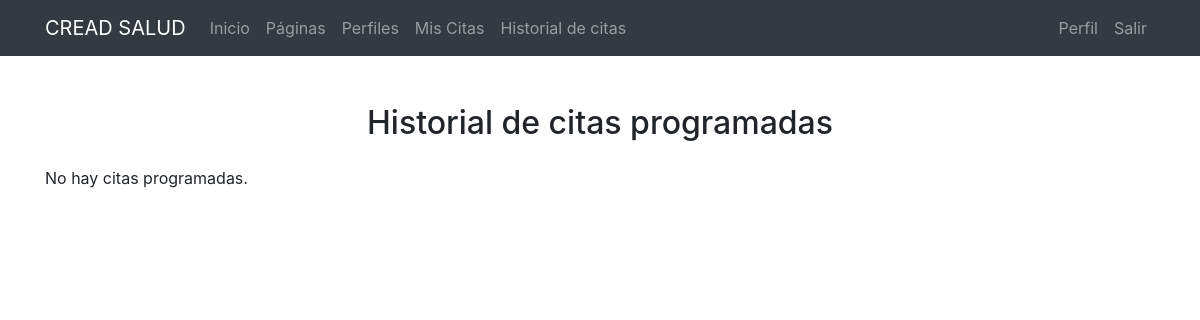
Before: /agendar/citas_admin/ (signed in) with the older database file.
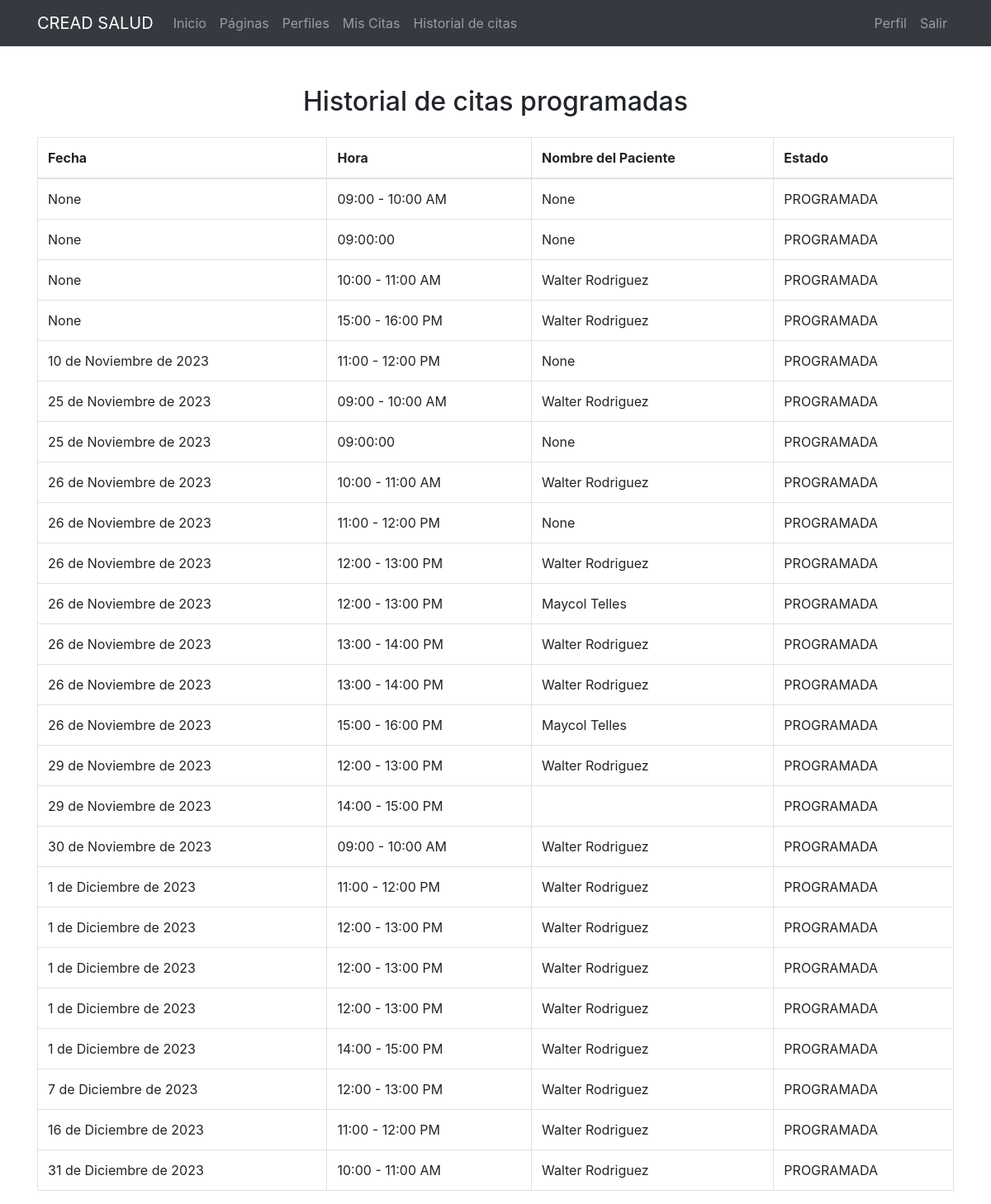
After: the same page with the newer database file.
### citas_medicas/models.py (models this page shows, shortened)
class CitaMedica(models.Model):
    ESTADO_CHOICES = [
        ('PROGRAMADA', 'Programada'),
        ('ATENDIDA', 'Atendida'),
    ]
    nombre = models.CharField(max_length=100, null=True, blank=True)
    fecha = models.DateField(null=True, blank=True)
    hora = models.TextField(null=True, blank=True)
    motivo = models.TextField(null=True, blank=True)
    page = models.ForeignKey(Page, on_delete=models.CASCADE, null=True, blank=True)
    title = models.CharField(null=True, blank=True,max_length=200)
    estado = models.CharField(null=True, blank=True,max_length=20, choices=ESTADO_CHOICES, default='PROGRAMADA')

### citas_medicas/views.py (the view)
# urls.py: path('citas_admin/', ListaCitasAdmin.as_view(), name='lista_citas_admin'),
@method_decorator(staff_member_required, name='dispatch')
class ListaCitasAdmin(ListView):
    model = CitaMedica
    template_name = 'citas_medicas/lista_citas_admin.html'
    context_object_name = 'citas_admin'
    def get_queryset(self):
        return CitaMedica.objects.all().order_by('fecha', 'hora')

### citas_medicas/templates/citas_medicas/lista_citas_admin.html (shortened to what this page needs)
{% extends 'core/base.html' %}
{% block content %}
<div class="container mt-5">
    <h2 class="text-center mb-4">Historial de citas programadas</h2>
    {% if citas_admin %}
        <table class="table table-bordered">
            <thead>
                <tr>
                    <th>Fecha</th>
                    <th>Hora</th>
                    <th>Nombre del Paciente</th>
                    <th>Estado</th>
                </tr>
            </thead>
            <tbody>
                {% for cita in citas_admin %}
                <tr>
                    <td>{{ cita.fecha }}</td>
                    <td>{{ cita.hora }}</td>
                    <td>{{ cita.nombre }}</td>
                    <td>{{ cita.estado }}</td>
                </tr>
                {% endfor %}
            </tbody>
        </table>
    {% else %}
        <p>No hay citas programadas.</p>
    {% endif %}
</div>
{% endblock %}

Changed rows visible on the page:
added CitaMedica: fecha "None", hora "09:00 - 10:00 AM", nombre "None", estado "PROGRAMADA"
added CitaMedica: fecha "None", hora "09:00:00", nombre "None", estado "PROGRAMADA"
added CitaMedica: fecha "None", hora "10:00 - 11:00 AM", nombre "Walter Rodriguez", estado "PROGRAMADA"
added CitaMedica: fecha "None", hora "15:00 - 16:00 PM", nombre "Walter Rodriguez", estado "PROGRAMADA"
added CitaMedica: fecha "10 de Noviembre de 2023", hora "11:00 - 12:00 PM", nombre "None", estado "PROGRAMADA"
added CitaMedica: fecha "25 de Noviembre de 2023", hora "09:00 - 10:00 AM", nombre "Walter Rodriguez", estado "PROGRAMADA"
added CitaMedica: fecha "25 de Noviembre de 2023", hora "09:00:00", nombre "None", estado "PROGRAMADA"
added CitaMedica: fecha "26 de Noviembre de 2023", hora "10:00 - 11:00 AM", nombre "Walter Rodriguez", estado "PROGRAMADA"
added CitaMedica: fecha "26 de Noviembre de 2023", hora "11:00 - 12:00 PM", nombre "None", estado "PROGRAMADA"
added CitaMedica: fecha "26 de Noviembre de 2023", hora "12:00 - 13:00 PM", nombre "Walter Rodriguez", estado "PROGRAMADA"
added CitaMedica: fecha "26 de Noviembre de 2023", hora "12:00 - 13:00 PM", nombre "Maycol Telles", estado "PROGRAMADA"
added CitaMedica: fecha "26 de Noviembre de 2023", hora "13:00 - 14:00 PM", nombre "Walter Rodriguez", estado "PROGRAMADA"
added CitaMedica: fecha "26 de Noviembre de 2023", hora "13:00 - 14:00 PM", nombre "Walter Rodriguez", estado "PROGRAMADA"
added CitaMedica: fecha "26 de Noviembre de 2023", hora "15:00 - 16:00 PM", nombre "Maycol Telles", estado "PROGRAMADA"
added CitaMedica: fecha "29 de Noviembre de 2023", hora "12:00 - 13:00 PM", nombre "Walter Rodriguez", estado "PROGRAMADA"
added CitaMedica: fecha "29 de Noviembre de 2023", hora "14:00 - 15:00 PM", estado "PROGRAMADA"
added CitaMedica: fecha "30 de Noviembre de 2023", hora "09:00 - 10:00 AM", nombre "Walter Rodriguez", estado "PROGRAMADA"
added CitaMedica: fecha "1 de Diciembre de 2023", hora "11:00 - 12:00 PM", nombre "Walter Rodriguez", estado "PROGRAMADA"
added CitaMedica: fecha "1 de Diciembre de 2023", hora "12:00 - 13:00 PM", nombre "Walter Rodriguez", estado "PROGRAMADA"
added CitaMedica: fecha "1 de Diciembre de 2023", hora "12:00 - 13:00 PM", nombre "Walter Rodriguez", estado "PROGRAMADA"
added CitaMedica: fecha "1 de Diciembre de 2023", hora "12:00 - 13:00 PM", nombre "Walter Rodriguez", estado "PROGRAMADA"
added CitaMedica: fecha "1 de Diciembre de 2023", hora "14:00 - 15:00 PM", nombre "Walter Rodriguez", estado "PROGRAMADA"
added CitaMedica: fecha "7 de Diciembre de 2023", hora "12:00 - 13:00 PM", nombre "Walter Rodriguez", estado "PROGRAMADA"
added CitaMedica: fecha "16 de Diciembre de 2023", hora "11:00 - 12:00 PM", nombre "Walter Rodriguez", estado "PROGRAMADA"
added CitaMedica: fecha "31 de Diciembre de 2023", hora "10:00 - 11:00 AM", nombre "Walter Rodriguez", estado "PROGRAMADA"
Other visible differences:
text no longer shown: "No hay citas programadas."
text now shown: "Fecha Hora Nombre del Paciente Estado"
